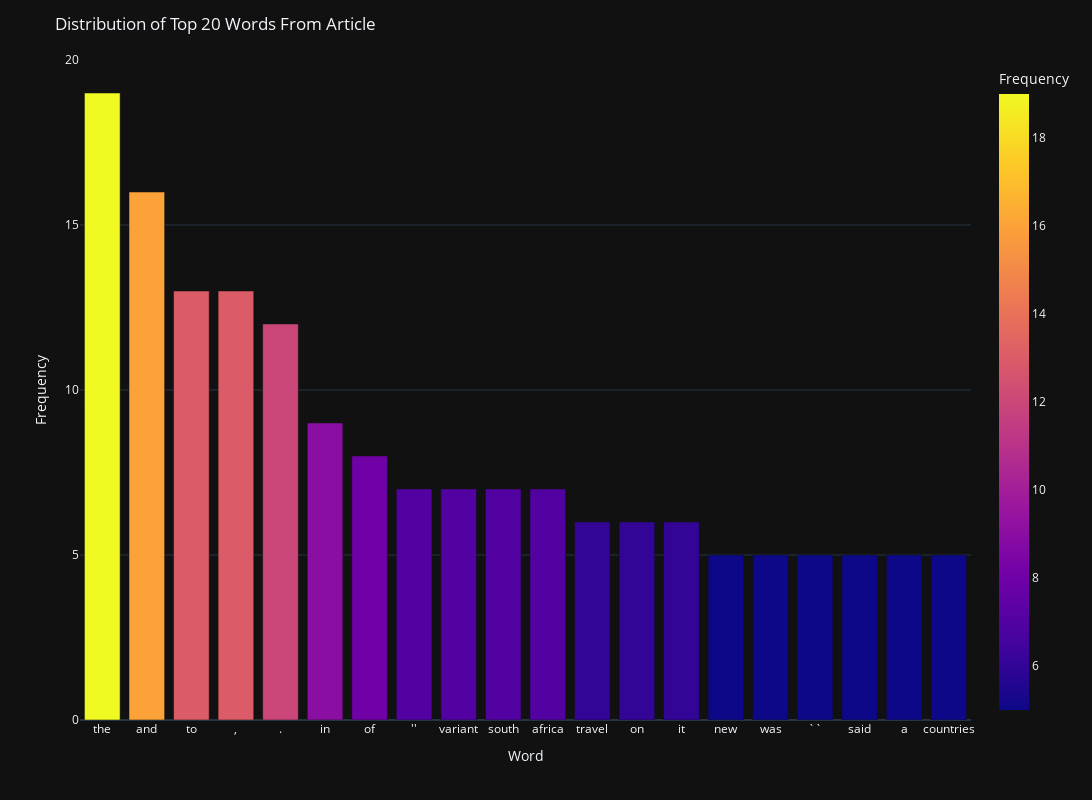

Write notebook code for a chart like this one.
### Code cell
fig = px.bar(top_20_words, x='Word', y='Frequency', color='Frequency')

fig.update_layout(height=800, width=1200, template='plotly_dark', title='Distribution of Top 20 Words From Article')
fig.show()

### Figure 1 — Plotly figure (JSON) as saved in the notebook; plotly's stock layout.template omitted (floating-point values rounded to 4 significant figures)
{"data": [{"alignmentgroup": "True", "hovertemplate": "Word=%{x}<br>Frequency=%{marker.color}<extra></extra>", "legendgroup": "", "marker": {"color": [19, 16, 13, 13, 12, 9, 8, 7, 7, 7, 7, 6, 6, 6, 5, 5, 5, 5, 5, 5], "coloraxis": "coloraxis", "pattern": {"shape": ""}}, "name": "", "offsetgroup": "", "orientation": "v", "showlegend": false, "textposition": "auto", "type": "bar", "x": ["the", "and", "to", ",", ".", "in", "of", "''", "variant", "south", "africa", "travel", "on", "it", "new", "was", "``", "said", "a", "countries"], "xaxis": "x", "y": [19, 16, 13, 13, 12, 9, 8, 7, 7, 7, 7, 6, 6, 6, 5, 5, 5, 5, 5, 5], "yaxis": "y"}], "layout": {"barmode": "relative", "coloraxis": {"colorbar": {"title": {"text": "Frequency"}}, "colorscale": [[0, "#0d0887"], [0.1111, "#46039f"], [0.2222, "#7201a8"], [0.3333, "#9c179e"], [0.4444, "#bd3786"], [0.5556, "#d8576b"], [0.6667, "#ed7953"], [0.7778, "#fb9f3a"], [0.8889, "#fdca26"], [1, "#f0f921"]]}, "height": 800, "legend": {"tracegroupgap": 0}, "margin": {"t": 60}, "title": {"text": "Distribution of Top 20 Words From Article"}, "width": 1200, "xaxis": {"anchor": "y", "domain": [0, 1], "title": {"text": "Word"}}, "yaxis": {"anchor": "x", "domain": [0, 1], "title": {"text": "Frequency"}}}}
